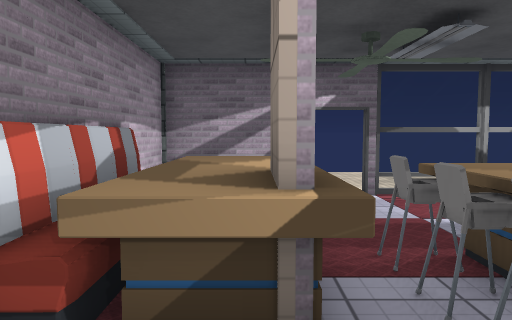
[1] (above)

16 first-person views from a walk through a Unity game level. The camera is 1.4 m above the floor, tilts 4° down and sees 70° across. The floor is counted in squares, 1 m on a side. Each view is taken from the middle of a square. On the plan, view 1 faces up. The plan holds only what a view shows up to about 16 squares ahead; the rest is blank. The player is left out. Door leaves are left out, so doorways stand open. Some surface patterns are stand-ins.

[2]
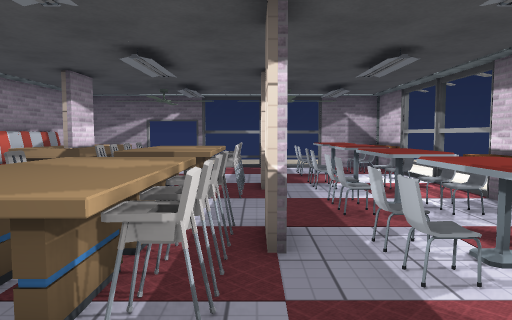

[3]
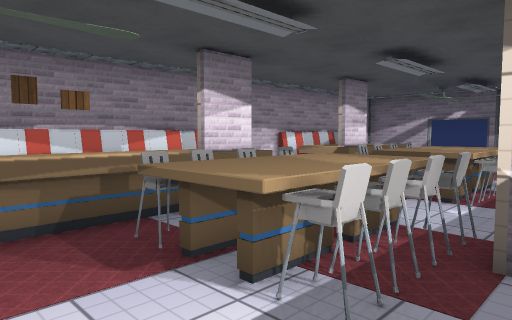

[4]
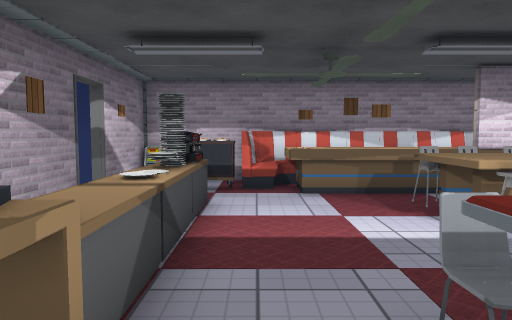

[5]
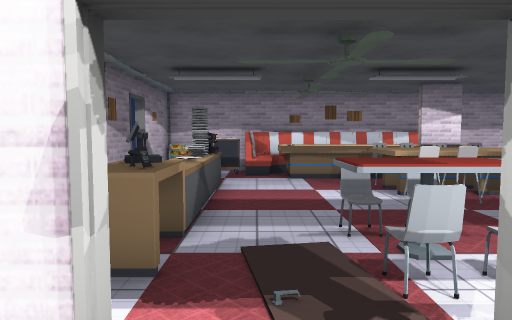

[6]
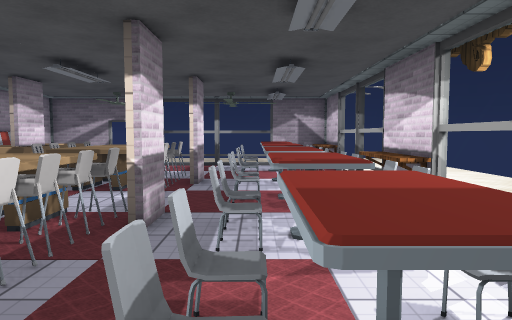

[7]
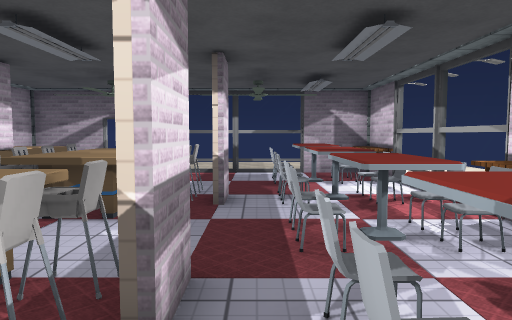

[8]
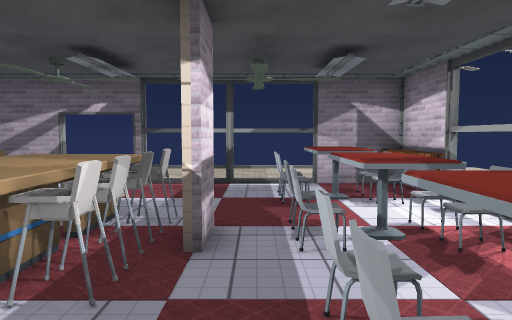

[9]
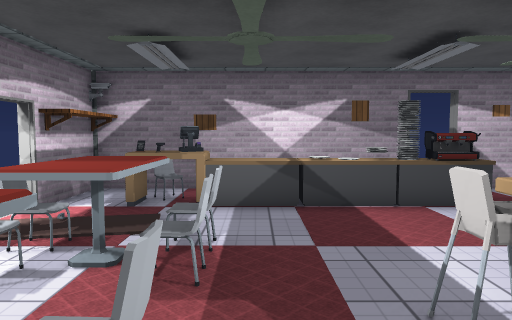

[10]
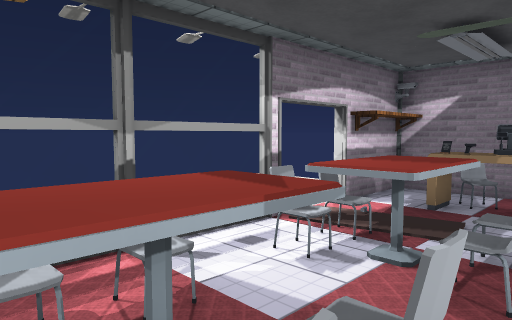

[11]
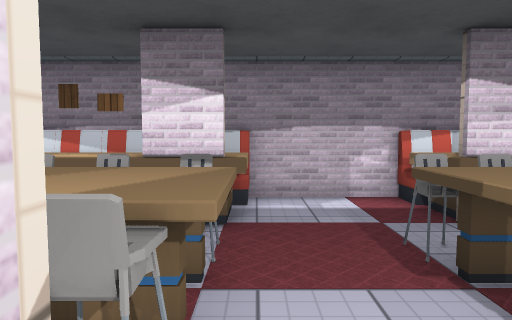

[12]
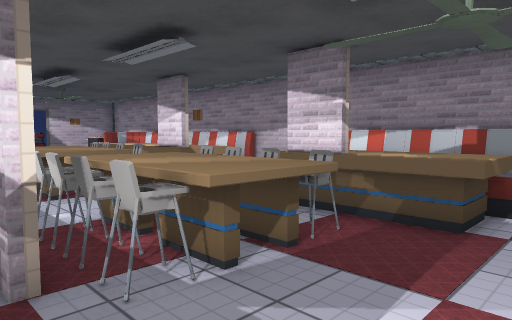

[13]
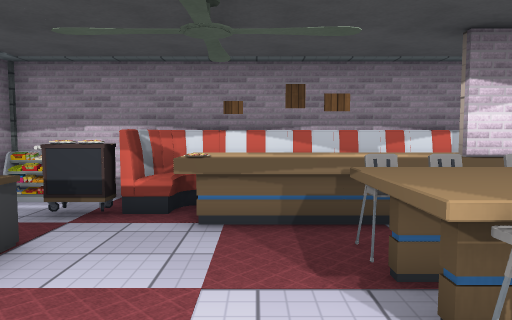

[14]
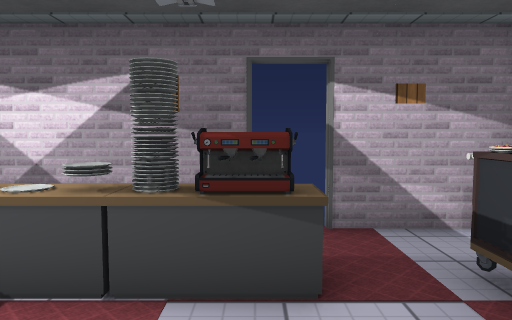

[15]
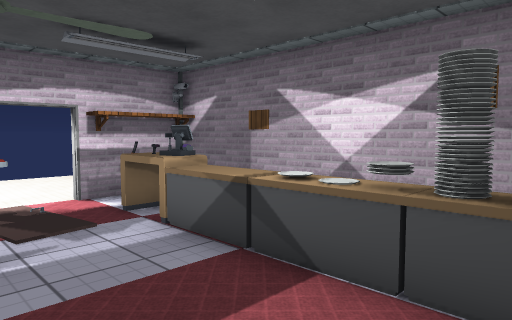

[16]
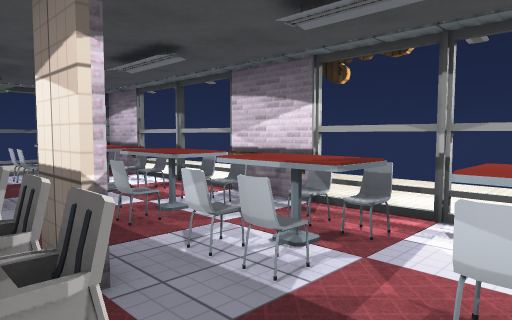

### Floor plan
Key: @ floor where view 1 was taken; # wall or solid block; . floor; D open door; = window, fence, low wall or low ledge; ^ raised ledge; P pillar; T thing the floor can be seen under or through; A table; C chair; S shelf; M machine; R cash register; I sign; O other object.
Columns run from 2 left of view 1 to 15 right of it. Each row starts with its distance up from view 1.
 13      ......
 12      ......
 11      ......
 10      ......
  9 P #DDT      P
  8 ### DT=#==##S
  7 #   .....C^CS..
  6 #AA......C^C#.....
  5 OAAA.....C^C=.....
  4 OAAACAC...^C=.....
  3 OAAACAC#.C^C=.....
  2 #AAACAC#.C^C=  ..
  1 #...CAC..C^C#  ...
  0 #.@......C^CS  ...
 -1 #AA.AAA..C^CS.....
 -2 OAAACAC#.C^C=.....
 -3 OAAACAC#.C^C=.....
 -4 OAA CAC..C^C#.....
 -5 OAAACAC..C^C=
 -6 OAAA.....C^C=
 -7 #AAA.....C^C#
 -8 OOO.........D.....
 -9 #OO.MAAAARA.D.....
-10 #O..MAAAARC.#  ...
-11 S..DD####I..S
-12 P##D#  #####P

Positions as (right, up) in squares from view 1, and headings:
1: (0, 0), facing up
2: (5, -7), facing up
3: (6, -7), facing up-left
4: (9, -8), facing left
5: (12, -8), facing left
6: (7, -8), facing up
7: (6, -5), facing up
8: (6, -2), facing up
9: (6, -2), facing down
10: (6, -2), facing down-right
11: (6, -1), facing left
12: (6, 7), facing down-left
13: (6, -6), facing left
14: (2, -6), facing down
15: (2, -6), facing down-right
16: (4, -6), facing up-right
